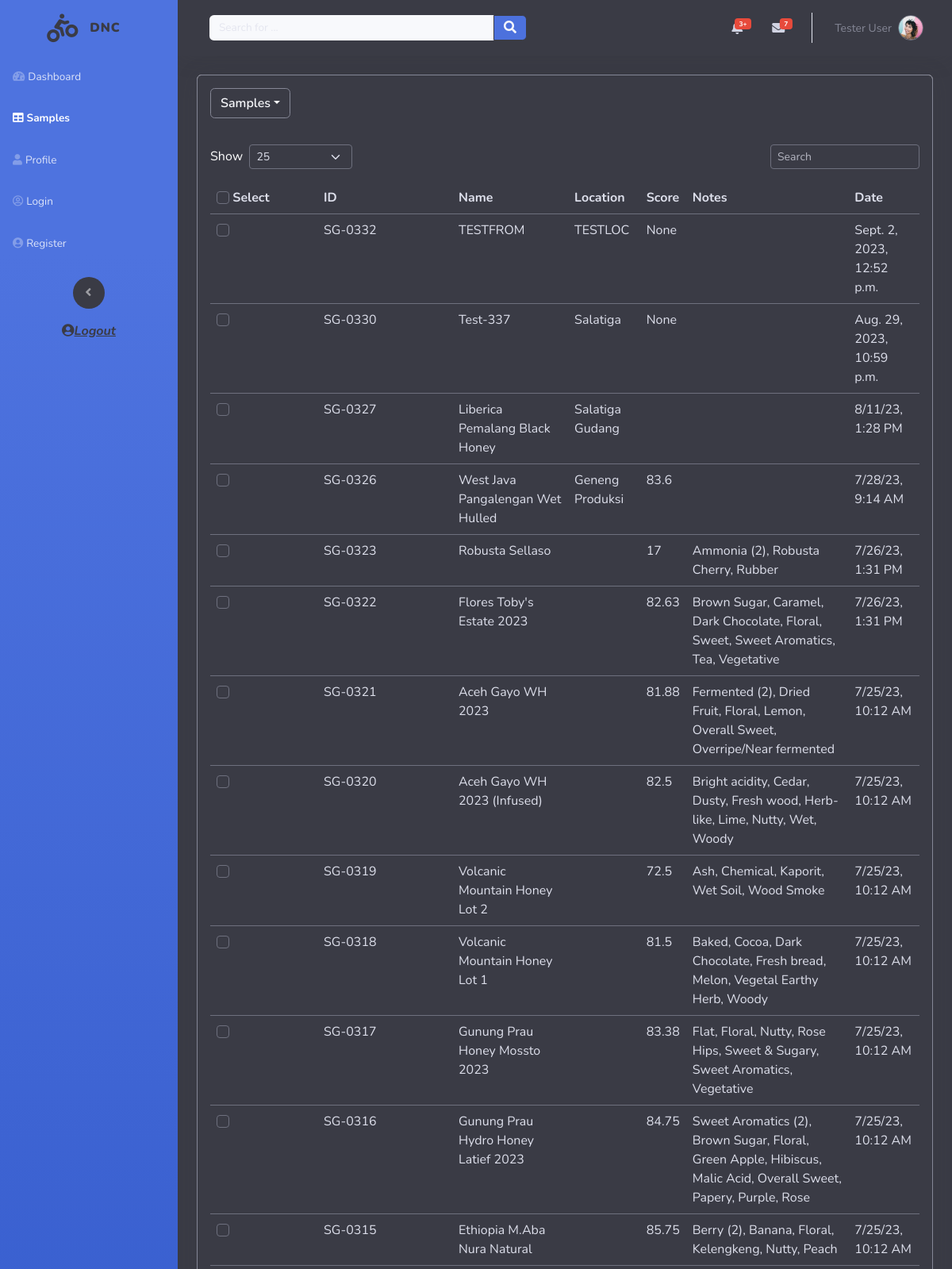
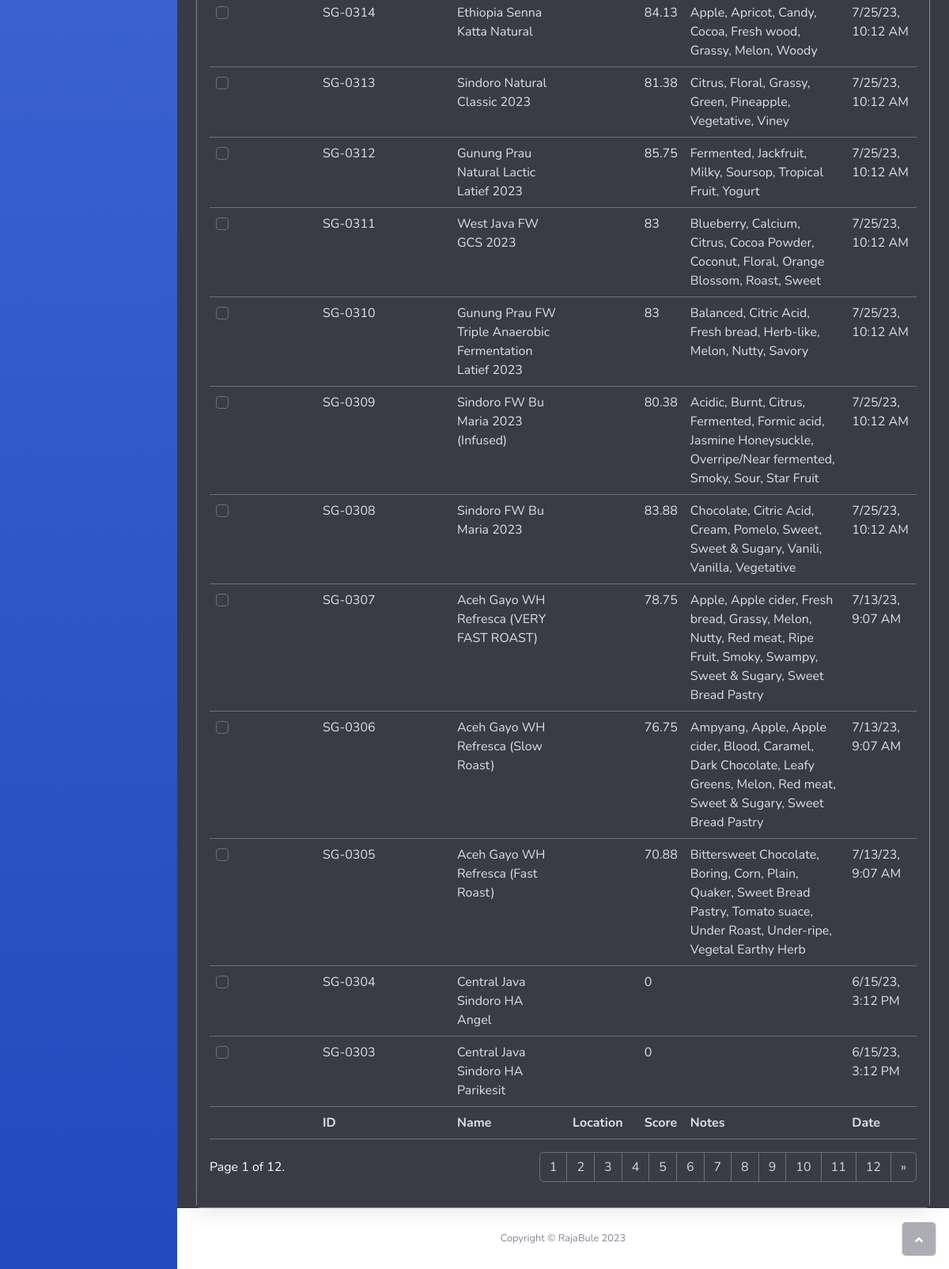
/samples/ (signed in), run on the app's committed database (2 pictures, top to bottom).
### DNC/models.py (models this page shows, shortened)
class Samples(models.Model):
    id = models.CharField(max_length=300, primary_key=True)
    name = models.CharField(max_length=300)
    user = models.ForeignKey(User, on_delete=models.CASCADE, default=3)
    stype = models.CharField(max_length=300, null=True)
    project = models.CharField(max_length=300, null=True, blank=True)
    location = models.CharField(max_length=300, null=True)
    proccessing = models.CharField(max_length=300, null=True)
    cropyear = models.CharField(max_length=300, null=True)
    varieties = models.CharField(max_length=300, null=True)
    regdate = models.CharField(max_length=300, null=True, blank=True)
    grade = models.CharField(max_length=300, null=True, blank=True)
    rating = models.CharField(max_length=300, null=True, blank=True)
    cert = models.CharField(max_length=300, null=True, blank=True)
    notes = models.TextField(max_length=300, null=True, blank=True)
    refid = models.CharField(max_length=300, null=True, blank=True)
    salenum = models.CharField(max_length=300, null=True, blank=True)
    iconum = models.CharField(max_length=300, null=True, blank=True)
    contnum = models.CharField(max_length=300, null=True, blank=True)
    tracknum = models.CharField(max_length=300, null=True, blank=True)
    country = models.CharField(max_length=300, null=True, blank=True)
    farm = models.CharField(max_length=300, null=True, blank=True)
    importer = models.CharField(max_length=300, null=True, blank=True)
    exporter = models.CharField(max_length=300, null=True, blank=True)
    wetmill = models.CharField(max_length=300, null=True, blank=True)
    drymill = models.CharField(max_length=300, null=True, blank=True)
    cooperative = models.CharField(max_length=300, null=True, blank=True)
    assosiation = models.CharField(max_length=300, null=True, blank=True)
    customer = models.CharField(max_length=300, null=True, blank=True)
    othertrac = models.TextField(max_length=300, null=True, blank=True)
    sampleweight = models.CharField(max_length=300, null=True, blank=True)
    sampleweightunit = models.CharField(max_length=300, null=True, blank=True)
    expweight = models.CharField(max_length=300, null=True, blank=True)
    expweightunit = models.CharField(max_length=300, null=True, blank=True)
    expprice = models.CharField(max_length=300, null=True, blank=True)
    exptotalprice = models.CharField(max_length=300, null=True, blank=True)
    exparrival = models.CharField(max_length=300, null=True, blank=True)
    moisture = models.CharField(max_length=300, null=True, blank=True)
    wa = models.CharField(max_length=300, null=True, blank=True)
    density = models.CharField(max_length=300, null=True, blank=True)
    physicaldefects = models.CharField(max_length=300, null=True)
    screensize = models.CharField(max_length=300, null=True, blank=True)
    classification = models.CharField(max_length=300, null=True, blank=True)
    estgreenweight = models.CharField(max_length=300, null=True, blank=True)
    sensorialdescriptors = models.TextField(max_length=300, null=True, blank=True)
    generalcomments = models.TextField(max_length=300, null=True, blank=True)
    sensorial = models.CharField(max_length=300, null=True, blank=True)
    shared_with = models.ManyToManyField(User, related_name='shared_samples', blank=True)

### DNC/views.py (the view)
# urls.py: path('samples/', views.samples, name="samples"),
@login_required
def samples(request):
    user = request.user
    amples = Samples.objects.filter(user=user).order_by('-id')
    per_page = request.GET.get('selected', 25)
    print(per_page)
    p = Paginator(amples, per_page)
    page_number = request.GET.get('page')
    try:
        page_obj = p.get_page(page_number)  # returns the desired page object
    except PageNotAnInteger:
        page_obj = p.page(25)
    except EmptyPage:
        page_obj = p.page(p.num_pages)
    context = {'page_obj': page_obj,
               'per_page': per_page,
               'user_first_name': user.first_name,
               'user_last_name': user.last_name,
               }
    return render(request,'table.html', context)

### DNC/templates/table.html (shortened to what this page needs)
{% load static %}
<!DOCTYPE html>
<html data-bs-theme="light" lang="en">
<head>
    <link rel="stylesheet" href="{% static 'bootstrap/css/bootstrap.min.css' %}">
    <link rel="stylesheet" href="{% static 'fonts/fontawesome-all.min.css' %}">
    <link rel="stylesheet" href="{% static 'css/bs-theme-overrides.css' %}">
</head>
<body id="page-top">
    <div id="wrapper">
        <nav class="navbar align-items-start sidebar sidebar-dark accordion bg-gradient-primary p-0 navbar-dark" data-bs-theme="dark">
            <div class="container-fluid d-flex flex-column p-0"><a class="navbar-brand d-flex justify-content-center align-items-center sidebar-brand m-0" href="#">
                    <div class="sidebar-brand-icon rotate-n-15"><i class="fas fa-biking text-dark"></i></div>
                    <div class="sidebar-brand-text mx-3"><span class="text-dark"><strong>DNC</strong></span></div>
                </a>
                <ul class="navbar-nav text-light" id="accordionSidebar">
                    <li class="nav-item"><a class="nav-link" href="{% url 'index' %}"><i class="fas fa-tachometer-alt"></i><span>Dashboard</span></a></li>
                    <li class="nav-item"><a class="nav-link active" href="{% url 'samples' %}"><i class="fas fa-table"></i><span>Samples</span></a><a class="nav-link" href="profile.html"><i class="fas fa-user"></i><span>Profile</span></a></li>
                    <li class="nav-item"><a class="nav-link" href="login.html"><i class="far fa-user-circle"></i><span>Login</span></a></li>
                    <li class="nav-item"><a class="nav-link" href="register.html"><i class="fas fa-user-circle"></i><span>Register</span></a></li>
                </ul>
                <div class="text-center d-none d-md-inline"><button class="btn text-bg-dark rounded-circle border-0" id="sidebarToggle" type="button"></button></div>
                <a class="link-primary" href="{% url 'logout' %}" data-bs-theme="dark"><i class="fas fa-user-circle"></i><span style="font-weight: bold;font-style: italic;">Logout</span></a>
            </div>
        </nav>
        <div class="d-flex flex-column" id="content-wrapper">
            <div class="text-bg-dark" id="content">
                <nav class="navbar navbar-expand bg-primary shadow mb-4 topbar static-top navbar-light" data-bs-theme="dark">
                    <div class="container-fluid"><button class="btn btn-link d-md-none rounded-circle me-3" id="sidebarToggleTop" type="button"></button>
                        <form class="d-none d-sm-inline-block me-auto ms-md-3 my-2 my-md-0 mw-100 navbar-search">
                            <div class="input-group"><input class="bg-light form-control border-0 small" type="text" placeholder="Search for ..."><button class="btn btn-primary link-light text-bg-info py-0" type="button"><i class="fas fa-search"></i></button></div>
                        </form>
                        <ul class="navbar-nav flex-nowrap ms-auto">
                            <li class="nav-item dropdown no-arrow mx-1">
                                <div class="nav-item dropdown no-arrow"><a class="dropdown-toggle nav-link" aria-expanded="false" data-bs-toggle="dropdown" href="#"><span class="badge bg-danger badge-counter">3+</span></a>
                                </div>
                            </li>
                            <li class="nav-item dropdown no-arrow mx-1">
                                <div class="nav-item dropdown no-arrow"><a class="dropdown-toggle nav-link" aria-expanded="false" data-bs-toggle="dropdown" href="#"><span class="badge bg-danger badge-counter">7</span><i class="fas fa-envelope fa-fw"></i></a>
                                </div>
                            </li>
                            <li class="nav-item dropdown no-arrow">
                                <div class="nav-item dropdown no-arrow"><a class="dropdown-toggle nav-link" aria-expanded="false" data-bs-toggle="dropdown" href="#" data-bs-theme="dark"><span class="d-none d-lg-inline me-2 text-gray-600 small">{{user_first_name}} {{user_last_name}}</span><img class="border rounded-circle img-profile" src="assets/img/avatars/avatar1.jpeg"></a>
                                </div>
                            </li>
                        </ul>
                    </div>
                </nav>
                <div class="container-fluid border-dark">
                    <div class="card border-secondary shadow">
                        <div class="card-header text-bg-dark border-primary py-3" data-bs-theme="dark">
                            <div class="dropdown d-table"><a class="btn btn-secondary dropdown-toggle fw-semibold link-light text-bg-dark border-secondary" aria-expanded="false" data-bs-toggle="dropdown" role="button">Samples</a>
                            </div>
                        </div>
                        <div class="card-body text-bg-primary" data-bs-theme="dark">
                            <div class="row">
                                <div class="col-md-6 text-nowrap">
                                    <div id="dataTable_length" class="dataTables_length" aria-controls="dataTable">
                                        <label class="form-label">
                                            Show&nbsp;
                                            <select name="selected" class="d-inline-block form-select form-select-sm" id="maxrange">
                                                <option value="10">{{ per_page }}</option>
                                            </select>
                                        </label>
                                    </div>
                                </div>
                                <div class="col-md-6">
                                    <div class="text-md-end dataTables_filter" id="dataTable_filter">
                                        <label class="form-label">
                                            <input type="search" class="form-control form-control-sm" aria-controls="dataTable" placeholder="Search">
                                        </label>
                                    </div>
                                </div>
                            </div>
                            <div class="table-responsive table mt-2" id="dataTable" role="grid" aria-describedby="dataTable_info">
                                <table class="table my-0" id="dataTable">
                                    <thead>
                                        <tr>
                                            <th style="width: 135px;max-width: 150px;"><input class="form-check-input custom-control-input"  type="checkbox" id="selectAllCheckbox">    Select</th>
                                            <th style="width: 171.45px;max-width: 170px;">ID</th>
                                            <th>Name</th>
                                            <th>Location</th>
                                            <th>Score</th>
                                            <th>Notes</th>
                                            <th>Date</th>
                                        </tr>
                                    </thead>
                                    <tbody>
                                        {% for item in page_obj %}
                                        <tr>
                                                <td style="width: 85px;max-width: 100px;"><input class="form-check-input custom-control-input" type="checkbox" value="{{item.id}}"></td>
                                                <td>{{ item.id }}</td>
                                                <td>{{ item.name }}</td>
                                                <td>{{ item.location }}</td>
                                                <td>{{ item.sensorial }}</td>
                                                <td>{{ item.sensorialdescriptors }}</td>
                                                <td>{{ item.regdate }}</td>
                                        </tr>
                                        {% endfor %}
                                    </tbody>
                                    <tfoot>
                                        <tr>
                                            <td style="width: 85.45px;max-width: 100px;"></td>
                                            <td style="width: 171.45px;max-width: 170px;"><strong>ID</strong></td>
                                            <td><strong>Name</strong></td>
                                            <td><strong>Location</strong></td>
                                            <td><strong>Score</strong></td>
                                            <td><strong>Notes</strong></td>
                                            <td><strong>Date</strong></td>
                                        </tr>
                                    </tfoot>
                                </table>
                            </div>
                            <div class="row">
                                <div class="col-md-6 align-self-center">
                                    <p id="dataTable_info" class="dataTables_info" role="status" aria-live="polite">Page {{ page_obj.number }} of {{ page_obj.paginator.num_pages }}.</p>
                                </div>
                                <div class="col-md-6">
                                    <nav class="d-lg-flex justify-content-lg-end dataTables_paginate paging_simple_numbers">
                                        <ul class="pagination">
                                            {% for pages in page_obj.paginator.page_range %}
                                            <li class="page-item"><a class="page-link" id="pagenum" href="?page={{pages}}">{{pages}}</a></li>
                                            {% endfor %}
                                            {%if page_obj.has_next %}
                                            <li class="page-item"><a class="page-link" id="next" aria-label="Next" href="?page={{page_obj.next_page_number}}"><span aria-hidden="true">»</span></a></li>
                                            {% endif %}
                                        </ul>
                                    </nav>
                                </div>
                            </div>
                        </div>
                    </div>
                </div>
            </div>
            <footer class="bg-white sticky-footer">
                <div class="container my-auto">
                    <div class="text-center my-auto copyright"><span>Copyright © RajaBule 2023</span></div>
                </div>
            </footer>
        </div><a class="border rounded d-inline scroll-to-top" href="#page-top"><i class="fas fa-angle-up"></i></a>
    </div>
</body>
</html>

### DNC/static/css/bs-theme-overrides.css (style rules this page uses)
:root, [data-bs-theme=light] { --bs-link-color: #0f0c12; --bs-link-color-rgb: 15,12,18; --bs-link-hover-color: #321937; --bs-link-hover-color-rgb: 50,25,55; --bs-info: #4c71dd; --bs-info-rgb: 76,113,221; }
[data-bs-theme=dark] { --bs-primary: #3a3b45; --bs-primary-rgb: 58,59,69; --bs-primary-text-emphasis: #89898F; --bs-primary-bg-subtle: #0C0C0E; --bs-primary-border-subtle: #232329; --bs-info: #4c71dd; --bs-info-rgb: 76,113,221; --bs-info-text-emphasis: #94AAEB; --bs-info-bg-subtle: #0F172C; --bs-info-border-subtle: #2E4485; --bs-link-color: #d3d5e6; --bs-link-color-rgb: 211,213,230; --bs-link-decoration: blink; }
[data-bs-theme=dark] .btn-primary, .btn-primary[data-bs-theme=dark] { --bs-btn-color: #fff; --bs-btn-bg: #3a3b45; --bs-btn-border-color: #3a3b45; --bs-btn-hover-color: #fff; --bs-btn-hover-bg: #31323B; --bs-btn-hover-border-color: #2E2F37; --bs-btn-focus-shadow-rgb: 225,226,227; --bs-btn-active-color: #fff; --bs-btn-active-bg: #2E2F37; --bs-btn-active-border-color: #2C2C34; --bs-btn-disabled-color: #fff; --bs-btn-disabled-bg: #3a3b45; --bs-btn-disabled-border-color: #3a3b45; }

### data on the page
Samples: id "SG-0332", name "TESTFROM", location "TESTLOC", sensorial "None", regdate "Sept. 2, 2023, 12:52 p.m."
Samples: id "SG-0330", name "Test-337", location "Salatiga", sensorial "None", regdate "Aug. 29, 2023, 10:59 p.m."
Samples: id "SG-0327", name "Liberica Pemalang Black Honey", location "Salatiga Gudang", regdate "8/11/23, 1:28 PM"
Samples: id "SG-0326", name "West Java Pangalengan Wet Hulled", location "Geneng Produksi", sensorial "83.6", regdate "7/28/23, 9:14 AM"
Samples: id "SG-0323", name "Robusta Sellaso", sensorial "17", sensorialdescriptors "Ammonia (2), Robusta Cherry, Rubber", regdate "7/26/23, 1:31 PM"
Samples: id "SG-0322", name "Flores Toby's Estate 2023", sensorial "82.63", sensorialdescriptors "Brown Sugar, Caramel, Dark Chocolate, Floral, Sweet, Sweet Aromatics, Tea, Vegetative", regdate "7/26/23, 1:31 PM"
Samples: id "SG-0321", name "Aceh Gayo WH 2023", sensorial "81.88", sensorialdescriptors "Fermented (2), Dried Fruit, Floral, Lemon, Overall Sweet, Overripe/Near fermented", regdate "7/25/23, 10:12 AM"
Samples: id "SG-0320", name "Aceh Gayo WH 2023 (Infused)", sensorial "82.5", sensorialdescriptors "Bright acidity, Cedar, Dusty, Fresh wood, Herb-like, Lime, Nutty, Wet, Woody", regdate "7/25/23, 10:12 AM"
Samples: id "SG-0319", name "Volcanic Mountain Honey Lot 2", sensorial "72.5", sensorialdescriptors "Ash, Chemical, Kaporit, Wet Soil, Wood Smoke", regdate "7/25/23, 10:12 AM"
Samples: id "SG-0318", name "Volcanic Mountain Honey Lot 1", sensorial "81.5", sensorialdescriptors "Baked, Cocoa, Dark Chocolate, Fresh bread, Melon, Vegetal Earthy Herb, Woody", regdate "7/25/23, 10:12 AM"
Samples: id "SG-0317", name "Gunung Prau Honey Mossto 2023", sensorial "83.38", sensorialdescriptors "Flat, Floral, Nutty, Rose Hips, Sweet & Sugary, Sweet Aromatics, Vegetative", regdate "7/25/23, 10:12 AM"
Samples: id "SG-0316", name "Gunung Prau Hydro Honey Latief 2023", sensorial "84.75", sensorialdescriptors "Sweet Aromatics (2), Brown Sugar, Floral, Green Apple, Hibiscus, Malic Acid, Overall Sweet, Papery, Purple, Rose", regdate "7/25/23, 10:12 AM"
Samples: id "SG-0315", name "Ethiopia M.Aba Nura Natural", sensorial "85.75", sensorialdescriptors "Berry (2), Banana, Floral, Kelengkeng, Nutty, Peach", regdate "7/25/23, 10:12 AM"
Samples: id "SG-0314", name "Ethiopia Senna Katta Natural", sensorial "84.13", sensorialdescriptors "Apple, Apricot, Candy, Cocoa, Fresh wood, Grassy, Melon, Woody", regdate "7/25/23, 10:12 AM"
Samples: id "SG-0313", name "Sindoro Natural Classic 2023", sensorial "81.38", sensorialdescriptors "Citrus, Floral, Grassy, Green, Pineapple, Vegetative, Viney", regdate "7/25/23, 10:12 AM"
Samples: id "SG-0312", name "Gunung Prau Natural Lactic Latief 2023", sensorial "85.75", sensorialdescriptors "Fermented, Jackfruit, Milky, Soursop, Tropical Fruit, Yogurt", regdate "7/25/23, 10:12 AM"
Samples: id "SG-0311", name "West Java FW GCS 2023", sensorial "83", sensorialdescriptors "Blueberry, Calcium, Citrus, Cocoa Powder, Coconut, Floral, Orange Blossom, Roast, Sweet", regdate "7/25/23, 10:12 AM"
Samples: id "SG-0310", name "Gunung Prau FW Triple Anaerobic Fermentation Latief 2023", sensorial "83", sensorialdescriptors "Balanced, Citric Acid, Fresh bread, Herb-like, Melon, Nutty, Savory", regdate "7/25/23, 10:12 AM"
Samples: id "SG-0309", name "Sindoro FW Bu Maria 2023 (Infused)", sensorial "80.38", sensorialdescriptors "Acidic, Burnt, Citrus, Fermented, Formic acid, Jasmine Honeysuckle, Overripe/Near fermented, Smoky, Sour, Star Fruit", regdate "7/25/23, 10:12 AM"
Samples: id "SG-0308", name "Sindoro FW Bu Maria 2023", sensorial "83.88", sensorialdescriptors "Chocolate, Citric Acid, Cream, Pomelo, Sweet, Sweet & Sugary, Vanili, Vanilla, Vegetative", regdate "7/25/23, 10:12 AM"
Samples: id "SG-0307", name "Aceh Gayo WH Refresca (VERY FAST ROAST)", sensorial "78.75", sensorialdescriptors "Apple, Apple cider, Fresh bread, Grassy, Melon, Nutty, Red meat, Ripe Fruit, Smoky, Swampy, Sweet & Sugary, Sweet Bread Pastry", regdate "7/13/23, 9:07 AM"
Samples: id "SG-0306", name "Aceh Gayo WH Refresca (Slow Roast)", sensorial "76.75", sensorialdescriptors "Ampyang, Apple, Apple cider, Blood, Caramel, Dark Chocolate, Leafy Greens, Melon, Red meat, Sweet & Sugary, Sweet Bread Pastry", regdate "7/13/23, 9:07 AM"
Samples: id "SG-0305", name "Aceh Gayo WH Refresca (Fast Roast)", sensorial "70.88", sensorialdescriptors "Bittersweet Chocolate, Boring, Corn, Plain, Quaker, Sweet Bread Pastry, Tomato suace, Under Roast, Under-ripe, Vegetal Earthy Herb", regdate "7/13/23, 9:07 AM"
Samples: id "SG-0304", name "Central Java Sindoro HA Angel", sensorial "0", regdate "6/15/23, 3:12 PM"
Samples: id "SG-0303", name "Central Java Sindoro HA Parikesit", sensorial "0", regdate "6/15/23, 3:12 PM"

### other printed values
{{ user_first_name }} "Tester"
{{ user_last_name }} "User"
{{ page_obj.number }} "1"
{{ page_obj.paginator.num_pages }} "12"
{{ pages }} "1" "2" "3" "4" "5" "6" "7" "8" "9" "10" "11" "12"
form field selected "25"
